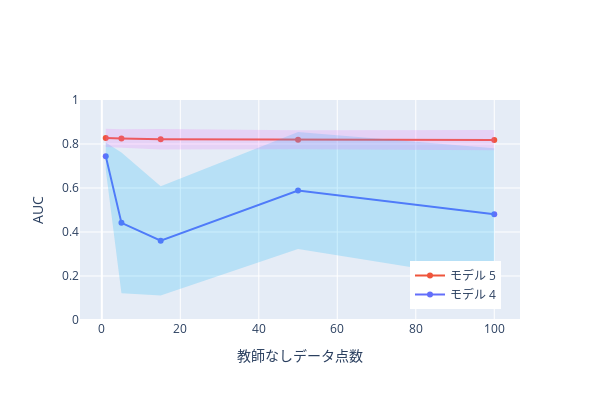

The code cell stored with this chart in its notebook:
### Code cell
import plotly.graph_objects as go

index = ['モデル 4', 'モデル 5']

# データを準備
tmp_mean = [
    {info: df.loc['linear svm (L)', 'auc'] for info, df in zip(infos, dfs_mean)},
    {info: df.loc['non-linear svm (L)', 'auc'] for info, df in zip(infos, dfs_mean)}
]
tmp_mean = pd.DataFrame(tmp_mean, index=index)

tmp_std = [
    {info: df.loc['linear svm (L)', 'auc'] for info, df in zip(infos, dfs_std)},
    {info: df.loc['non-linear svm (L)', 'auc'] for info, df in zip(infos, dfs_std)}
]
tmp_std = pd.DataFrame(tmp_std, index=index)

# 折れ線グラフの作成
fig = go.Figure()

# 平均値のプロット
fig.add_trace(
    go.Scatter(
        x=tmp_mean.columns,
        y=tmp_mean.iloc[0, :],
        mode='lines+markers', 
        name=tmp_mean.index[0]
    )
)

fig.add_trace(
    go.Scatter(
        x=tmp_mean.columns,
        y=tmp_mean.iloc[1, :],
        mode='lines+markers', 
        name=tmp_mean.index[1]
    )
)

# 標準偏差の縦棒の追加
fig.add_trace(
    go.Scatter(
        x=tmp_mean.columns,
        y=tmp_mean.iloc[0, :] + tmp_std.iloc[0, :],
        mode='lines',
        line=dict(color='rgba(0,176,246,0.2)', width=0),
        showlegend=False
    )
)

fig.add_trace(
    go.Scatter(
        x=tmp_mean.columns,
        y=tmp_mean.iloc[0, :] - tmp_std.iloc[0, :],
        mode='lines',
        fill='tonexty',
        fillcolor='rgba(0,176,246,0.2)',
        line=dict(color='rgba(255,255,255,0)'),
        showlegend=False
    )
)

fig.add_trace(
    go.Scatter(
        x=tmp_mean.columns,
        y=tmp_mean.iloc[1, :] + tmp_std.iloc[1, :],
        mode='lines',
        line=dict(color='rgba(231,107,243,0.2)', width=0),
        showlegend=False
    )
)

fig.add_trace(
    go.Scatter(
        x=tmp_mean.columns,
        y=tmp_mean.iloc[1, :] - tmp_std.iloc[1, :],
        mode='lines',
        fill='tonexty',
        fillcolor='rgba(231,107,243,0.2)',
        line=dict(color='rgba(255,255,255,0)'),
        showlegend=False
    )
)

fig.update_layout(
    height=400,
    width=600,
    legend=dict(
        x=0.75,
        y=0.05
    ),
    xaxis_title='教師なしデータ点数', 
    yaxis_title='AUC', 
    yaxis=dict(range=[0, 1])
)
fig.show()

### Figure 1 — Plotly figure (JSON) as saved in the notebook; plotly's stock layout.template omitted (floating-point values rounded to 4 significant figures)
{"data": [{"mode": "lines+markers", "name": "モデル 4", "type": "scatter", "x": [1, 5, 15, 50, 100], "y": [0.7449, 0.4415, 0.3601, 0.5889, 0.4804]}, {"mode": "lines+markers", "name": "モデル 5", "type": "scatter", "x": [1, 5, 15, 50, 100], "y": [0.8277, 0.8248, 0.8215, 0.8189, 0.8181]}, {"line": {"color": "rgba(0,176,246,0.2)", "width": 0}, "mode": "lines", "showlegend": false, "type": "scatter", "x": [1, 5, 15, 50, 100], "y": [0.8063, 0.7614, 0.6083, 0.8551, 0.781]}, {"fill": "tonexty", "fillcolor": "rgba(0,176,246,0.2)", "line": {"color": "rgba(255,255,255,0)"}, "mode": "lines", "showlegend": false, "type": "scatter", "x": [1, 5, 15, 50, 100], "y": [0.6835, 0.1215, 0.1119, 0.3227, 0.1798]}, {"line": {"color": "rgba(231,107,243,0.2)", "width": 0}, "mode": "lines", "showlegend": false, "type": "scatter", "x": [1, 5, 15, 50, 100], "y": [0.8692, 0.867, 0.8684, 0.862, 0.8642]}, {"fill": "tonexty", "fillcolor": "rgba(231,107,243,0.2)", "line": {"color": "rgba(255,255,255,0)"}, "mode": "lines", "showlegend": false, "type": "scatter", "x": [1, 5, 15, 50, 100], "y": [0.7862, 0.7827, 0.7746, 0.7757, 0.772]}], "layout": {"height": 400, "legend": {"x": 0.75, "y": 0.05}, "width": 600, "xaxis": {"title": {"text": "教師なしデータ点数"}}, "yaxis": {"range": [0, 1], "title": {"text": "AUC"}}}}
